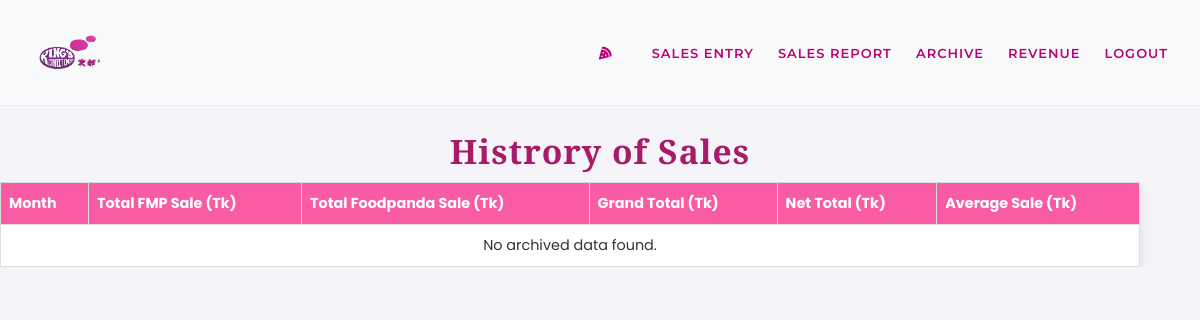
Page /kingsapp/archive/ (signed in) on the earlier database version.
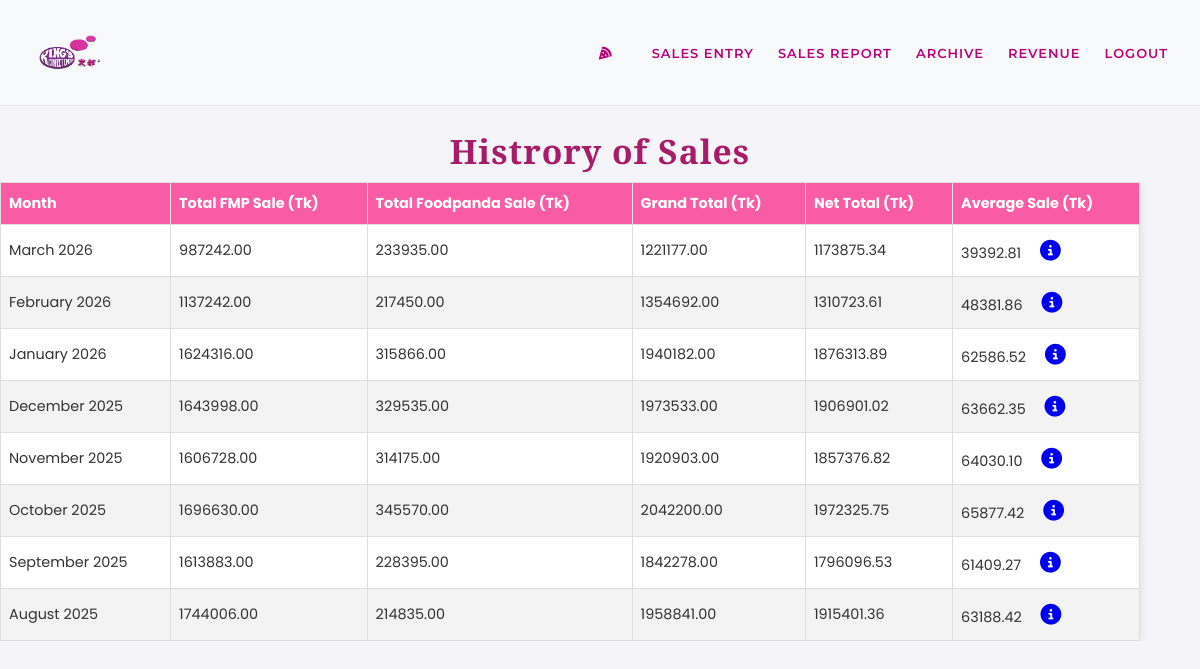
Same page on the later database version.
### kingsapp/models.py (models this page shows, shortened)
class kingsArchvSummary(models.Model):
    month = models.DateField(unique=True)
    total_fmp_sale = models.DecimalField(max_digits=10, decimal_places=2, default=0)
    total_foodpanda_sale = models.DecimalField(max_digits=10, decimal_places=2, default=0)
    grand_total_sale = models.DecimalField(max_digits=10, decimal_places=2, default=0)
    net_total_sale = models.DecimalField(max_digits=10, decimal_places=2, default=0)
    average_daily_sale = models.DecimalField(max_digits=10, decimal_places=2, default=0)
    created_at = models.DateTimeField(auto_now_add=True)
    class Meta:
        verbose_name = 'Kings Archived Summary'
        verbose_name_plural = 'Kings Archived Summary'

### kingsapp/views.py (the view)
# urls.py: path('archive/', views.showArchive, name='show_archive'),
@login_required(login_url='login')
def showArchive(request):
    archived_data = kingsArchvSummary.objects.order_by('month')
    chart_labels = [item.month.strftime('%b %Y') for item in archived_data]
    chart_data = [float(item.grand_total_sale) for item in archived_data]
    context = {
        'archived_data': reversed(archived_data),
        'chart_labels': chart_labels,
        'chart_data': chart_data,
    }
    return render(request, 'kings/archive_data.html', context)

### templates/kings/archive_data.html (shortened to what this page needs)
{% load static %}
<!DOCTYPE html>
<html lang="en">
<head>
    <link rel="stylesheet" href="{% static 'css/kingshowdata.css' %}">
    <link rel="stylesheet" href="https://cdnjs.cloudflare.com/ajax/libs/font-awesome/6.4.0/css/all.min.css">
</head>
<body>
    {% include 'kings/kingsnavbar.html' %}
    <h1>Histrory of Sales</h1>
    <div class="main-container" style="justify-content: center;">
        <div class="report-section">
            <table>
                <thead>
                    <tr>
                        <th>Month</th>
                        <th>Total FMP Sale (Tk)</th>
                        <th>Total Foodpanda Sale (Tk)</th>
                        <th>Grand Total (Tk)</th>
                        <th>Net Total (Tk)</th>
                        <th>Average Sale (Tk)</th>
                    </tr>
                </thead>
                <tbody>
                    {% for archive in archived_data %}
                    <tr>
                        <td>{{ archive.month|date:"F Y" }}</td>
                        <td>{{ archive.total_fmp_sale|floatformat:2 }}</td>
                        <td>{{ archive.total_foodpanda_sale|floatformat:2 }}</td>
                        <td>{{ archive.grand_total_sale|floatformat:2 }}</td>
                        <td>{{ archive.net_total_sale|floatformat:2 }}</td>
                        <td>{{ archive.average_daily_sale|floatformat:2 }} <a href="{% url 'month_rpt' archive.id %}" style="margin-left: 15px; font-size: 1.3rem;" title="View Details"><i class="fa-solid fa-circle-info"></i></a></td>
                    </tr>
                    {% empty %}
                    <tr>
                        <td colspan="6" style="text-align: center;">No archived data found.</td>
                    </tr>
                    {% endfor %}
                </tbody>
            </table>
        </div>
    </div>
</body>
</html>

### templates/kings/kingsnavbar.html (shortened to what this page needs)
{% load static %}
<link rel="stylesheet" href="{% static 'css/kingsnavbar.css' %}">
<link rel="stylesheet" href="https://cdnjs.cloudflare.com/ajax/libs/font-awesome/6.4.0/css/all.min.css">
<nav class="navbar">
    <div class="navbar-brand">
        <a href="{% url 'entrypage' %}" title="Go to Entry Page">
            <img src="{% static 'images/kings_3.png' %}" alt="" class="navbar-logo">
        </a>
    </div>
    <div class="navbar-collapse" id="navbar-links-container">
        <ul class="navbar-links">
            <li><a href="{% url 'pizzapp:pizzaentry' %}" title="Switch to Pizza App" class="switch-btn">
                <i class="fa-solid fa-pizza-slice"></i>
            </a></li>
            <li><a href="{% url 'entrypage' %}">SALES ENTRY</a></li>
            <li><a href="{% url 'showdata' %}">SALES REPORT</a></li>
            <li><a href="{% url 'show_archive' %}">ARCHIVE</a></li>
            <li><a href="{% url 'psd' %}">Revenue</a></li>
            {% if user.is_authenticated %}
            <li><a href="{% url 'logout' %}">LOGOUT</a></li>
            {% else %}
            <li>
                <a href="{% url 'login' %}">LOGIN</a>
            </li>
            {% endif %}
        </ul>
    </div>
</nav>

### static/css/kingshowdata.css (style rules this page uses)
body { font-family: 'Poppins', sans-serif; margin: 2rem; background-color: #f4f4f9; color: #333; }
.main-container { display: flex; gap: 2rem; align-items: flex-start; max-width: 1400px; margin: 0 auto; }
h1 { text-align: center; color: #a71b68; font-family: 'Playfair Display', serif; font-size: 2.1rem; margin-bottom: 0.5rem; letter-spacing: 1px; }
.report-section { flex: 2.5; overflow-x: auto; }
table { width: 95%; margin: 0; border-collapse: collapse; box-shadow: 0 2px 10px rgba(0,0,0,0.1); background-color: white; border: 1px solid #ddd; }
th, td { padding: 10px 8px; text-align: left; border: 1px solid #ddd; font-size: 0.9rem; }
thead th { background-color: #f95ca5; color: white; font-weight: bold; }
tbody tr:nth-of-type(even) { background-color: #f3f3f3; }

### static/css/kingsnavbar.css (style rules this page uses)
.navbar { display: flex; justify-content: space-between; align-items: center; padding: 0.8rem 2rem; font-family: 'Poppins', sans-serif; }
.navbar-brand a { color: #a71b68; font-family: 'Playfair Display', serif; font-size: 1.5rem; text-decoration: none; font-weight: 700; }
.navbar-links { list-style: none; margin: 0; padding: 0; display: flex; gap: 1.5rem; }
.navbar-links a { color: #a71b68; text-decoration: none; font-size: 1rem; font-weight: 600; padding: 0.5rem 0; position: relative; transition: color 0.3s; }
.navbar-links a::after { content: ''; position: absolute; width: 100%; height: 2px; bottom: 0; left: 0; background-color: #f95ca5; transform: scaleX(0); transform-origin: bottom right; transition: transform 0.3s ease-out; }

### templates/kings/kingsnavbar.html (style rules this page uses)
body { margin: 0; }
.navbar { background-color: #f8f9fa; border-bottom: 1px solid rgba(0,0,0,0.05); }
.navbar-brand { display: flex; align-items: center; padding: 2px 0; background: transparent; }
.navbar-logo { height: 75px; width: auto; transition: transform 0.2s ease-in-out; display: block; }
.navbar-links li a { font-family: 'Montserrat', sans-serif; font-weight: 600; font-size: 13px; letter-spacing: 1px; text-transform: uppercase; color: #b80379; }
.switch-btn { margin-right: 15px; color: #e2bf0d; font-size: 1.6rem; transition: transform 0.2s ease-in-out; }

Differences in the rows shown:
added kingsArchvSummary: month "March 2026", total_fmp_sale "987242.00", total_foodpanda_sale "233935.00", grand_total_sale "1221177.00", net_total_sale "1173875.34", average_daily_sale "39392.81"
added kingsArchvSummary: month "February 2026", total_fmp_sale "1137242.00", total_foodpanda_sale "217450.00", grand_total_sale "1354692.00", net_total_sale "1310723.61", average_daily_sale "48381.86"
added kingsArchvSummary: month "January 2026", total_fmp_sale "1624316.00", total_foodpanda_sale "315866.00", grand_total_sale "1940182.00", net_total_sale "1876313.89", average_daily_sale "62586.52"
added kingsArchvSummary: month "December 2025", total_fmp_sale "1643998.00", total_foodpanda_sale "329535.00", grand_total_sale "1973533.00", net_total_sale "1906901.02", average_daily_sale "63662.35"
added kingsArchvSummary: month "November 2025", total_fmp_sale "1606728.00", total_foodpanda_sale "314175.00", grand_total_sale "1920903.00", net_total_sale "1857376.82", average_daily_sale "64030.10"
added kingsArchvSummary: month "October 2025", total_fmp_sale "1696630.00", total_foodpanda_sale "345570.00", grand_total_sale "2042200.00", net_total_sale "1972325.75", average_daily_sale "65877.42"
added kingsArchvSummary: month "September 2025", total_fmp_sale "1613883.00", total_foodpanda_sale "228395.00", grand_total_sale "1842278.00", net_total_sale "1796096.53", average_daily_sale "61409.27"
added kingsArchvSummary: month "August 2025", total_fmp_sale "1744006.00", total_foodpanda_sale "214835.00", grand_total_sale "1958841.00", net_total_sale "1915401.36", average_daily_sale "63188.42"
Other differences:
text no longer shown: "No archived data found."
